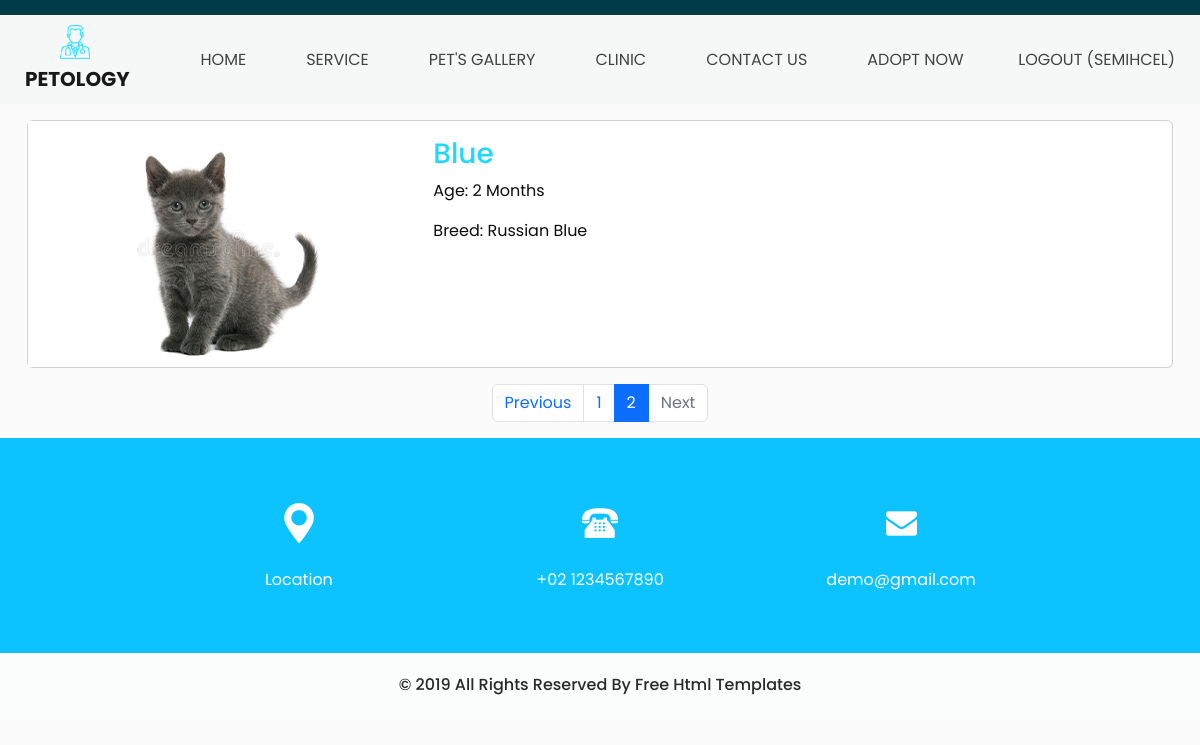
/buy/?page=2 (signed in), run on the app's committed database.
### myApp/models.py (models this page shows, shortened)
class Pets(models.Model):
    petName=models.CharField(max_length=30)
    Breed=models.CharField(max_length=30)
    age=models.CharField(max_length=10)
    image=models.ImageField(upload_to='images/petimages',null=True)

### myApp/views.py (the view)
# urls.py: path('buy/',views.buy,name='buy'),
def buy(request):
    pets = Pets.objects.all()  # veritabanındaki tüm verileri alın
    paginator = Paginator(pets, 5)  # verileri 5'er 5'er gruplara bölün
    page = request.GET.get('page')
    try:
        pets = paginator.page(page)
    except PageNotAnInteger:
        pets = paginator.page(1)
    except EmptyPage:
        pets = paginator.page(paginator.num_pages)
    context = {
        'pets': pets,
    }
    return render(request, 'buy.html', context)

### myApp/templates/buy.html (shortened to what this page needs)
{% extends "base.html" %}
{% load static %}
{% block content %}
  {% for pet in pets %}
  <div class="container">
    <div class="card mb-3 mt-3" style="max-width: 1200px;">
      <div class="row ">
        <div class="col-md-4">
          <img src="{{ pet.image.url }}" class="img-fluid">
        </div>
        <div class="col-md-8">
          <div class="card-body">
            <h3 class="card-title custom_heading"><span>{{ pet.petName }}</span></h3>
            <p class="card-text">Age: {{ pet.age }}</p>
            <p class="card-text">Breed: {{ pet.Breed }} </p>
          </div>
        </div>
      </div>
    </div>
  </div>
  {% endfor %}
{% if pets.has_other_pages %}
<div class="container">
  <div class="row">
    <div class="col-md-12" style="text-align: center;">
      <nav aria-label="Page navigation example">
        <ul class="pagination justify-content-center">
          {% if pets.has_previous %}
          <li class="page-item">
            <a class="page-link" href="?page={{ pets.previous_page_number }}" tabindex="-1">Previous</a>
          </li>
          {% else %}
          <li class="page-item disabled">
            <a class="page-link" href="#" tabindex="-1">Previous</a>
          </li>
          {% endif %}
          {% for page in pets.paginator.page_range %}
          {% if page == pets.number %}
          <li class="page-item active"><a class="page-link" href="?page={{ page }}">{{ page }}</a></li>
          {% else %}
          <li class="page-item"><a class="page-link" href="?page={{ page }}">{{ page }}</a></li>
          {% endif %}
          {% endfor %}
          {% if pets.has_next %}
          <li class="page-item">
            <a class="page-link" href="?page={{ pets.next_page_number }}">Next</a>
          </li>
          {% else %}
          <li class="page-item disabled">
            <a class="page-link" href="#">Next</a>
          </li>
          {% endif %}
        </ul>
      </nav>
    </div>
  </div>
</div>
{% endif %}
{% endblock %}

### myApp/templates/partials/header.html (shortened to what this page needs)
{%load static%}
{%block content%}
<header class="header_section">
    <div class="container-fluid">
      <nav class="navbar navbar-expand-lg custom_nav-container ">
        <a class="navbar-brand" href="{% url 'home' %}">
          <img src="{% static 'images/logo.png' %}" alt="">
          <span>
            Petology
          </span>
        </a>
        <div class="collapse navbar-collapse" id="navbarSupportedContent">
          <div class="d-flex mx-auto flex-column flex-lg-row align-items-center">
            <ul class="navbar-nav  ">
              <li class="nav-item active">
                <a class="nav-link" href="{% url 'home' %}">Home</a>
              </li>
              <li class="nav-item">
                <a class="nav-link" href="{% url 'service' %}">service </a>
              </li>
              <li class="nav-item">
                <a class="nav-link" href="{% url 'gallery' %}">Pet's gallery </a>
              </li>
              <li class="nav-item">
                <a class="nav-link" href="{% url 'clinic' %}"> clinic</a>
              </li>
              <li class="nav-item">
                <a class="nav-link" href="{% url 'contact' %}">Contact us</a>
              </li>
              <li class="nav-item">
                <a class="nav-link" href="{% url 'buy' %}"> Adopt now </a>
              </li>
            </ul>
          </div>
          <div class="quote_btn-container  d-flex justify-content-center">
            {% if user.is_authenticated %}
            <a class="nav-link" href="{% url 'logoutaccount'%}"> Logout ({{ user.username }}) </a>
            {% endif %}
            </div>
        </div>
      </nav>
    </div>
  </header>
  {%endblock%}

### myApp/static/css/style.css (style rules this page uses)
body { font-family: "Poppins", sans-serif; color: #0c0c0c; background-color: #ffffff; }
.custom_heading { color: #030404; }
.custom_heading span { color: #21d7ff; }
.header_section { background-color: #f6f8f7; padding-top: 15px; }
.header_section .container-fluid { padding-right: 25px; padding-left: 25px; }
.header_section .quote_btn-container a { color: #434242; text-transform: uppercase; }
.custom_nav-container.navbar-expand-lg .navbar-nav .nav-link { padding: 10px 30px; color: #434242; text-align: center; text-transform: uppercase; }
a, a:hover, a:focus { text-decoration: none; }
.navbar-brand, .navbar-brand:hover { text-transform: uppercase; font-weight: bold; font-size: 24px; color: #fafcfd; }
.navbar-brand { display: -webkit-box; display: -ms-flexbox; display: flex; -webkit-box-align: center; -ms-flex-align: center; align-items: center; -webkit-box-orient: vertical; -webkit-box-direction: normal; -ms-flex-direction: column; flex-direction: column; }
.navbar-brand img { width: 30px; margin-right: 5px; }
.navbar-brand span { font-size: 20px; font-weight: 700; color: #191919; margin-top: 5px; }
.custom_nav-container { z-index: 99999; padding: 5px 0; }
body { background-color: #fbfbfb; }

### myApp/static/css/responsive.css (style rules this page uses)
@media (min-width: 1200px) { .container { max-width: 1170px; } }

### data on the page
Pets: image (picture), petName "Blue", age "2 Months", Breed "Russian Blue"

### other printed values
{{ user.username }} "SEMIHCEL"
{{ page }} "1"
{{ page }} "2"
